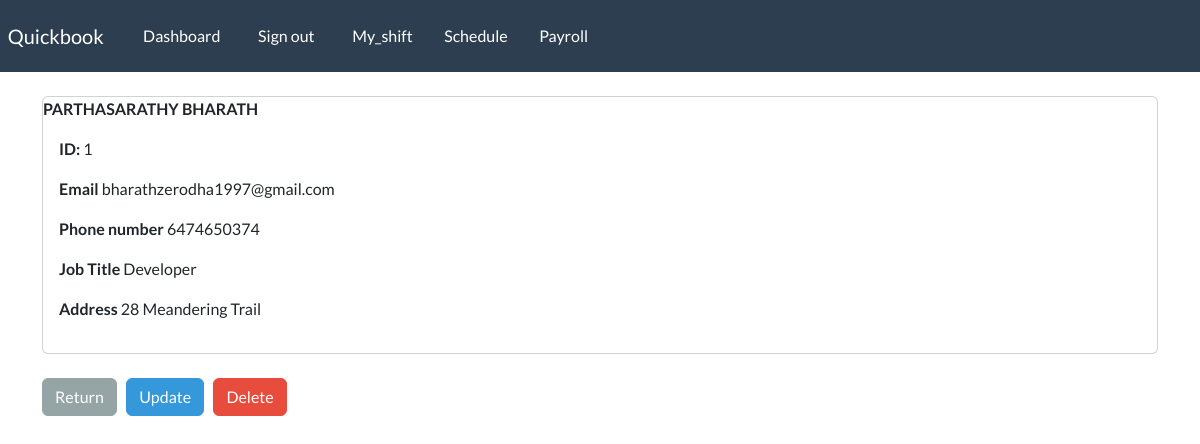
The page /record/1 (signed in) on the database its author committed.
### webapp/models.py (models this page shows, shortened)
class employee_record(models.Model):
    emp_id = models.AutoField(primary_key=True)
    emp_fname = models.CharField(max_length=100)
    emp_lname = models.CharField(max_length=100)
    emp_email = models.CharField(max_length=100)
    emp_phone = models.IntegerField()
    emp_address = models.CharField(max_length=250)
    emp_designation = models.CharField(max_length=100)

### webapp/views.py (the view)
# urls.py: path('record/<int:pk>', views.singular_record, name="record"),
@login_required(login_url='my-login')
def singular_record(request, pk):
     all_record = employee_record.objects.get(emp_id=pk)
     context = {'record': all_record}
     return render(request, 'webapp/view-record.html', context=context)

### webapp/templates/webapp/view-record.html (shortened to what this page needs)
{% extends 'webapp/base.html' %}
{% block content %}
<div class="card">
    <strong>
        {{record.emp_lname|upper}}
        {{record.emp_fname|upper}}
    </strong>
    <div class="card-body">
        <p> <strong> ID: </strong> {{record.emp_id}} </p>
        <p> <strong> Email </strong> {{record.emp_email}} </p>
        <p> <strong> Phone number </strong> {{record.emp_phone}} </p>
        <p> <strong> Job Title </strong> {{record.emp_designation}} </p>
        <p> <strong> Address </strong> {{record.emp_address}} </p>
    </div>
</div>
<br>
    <a href="{% url 'dashboard' %}" class="btn btn-secondary"> Return </a>
    <a href="{% url 'update-record' record.emp_id %}" class="btn btn-info"> Update</a>
    <a href="{% url 'delete-record' record.emp_id %}" class="btn btn-danger"> Delete </a>
{% endblock %}

### rows shown on the page
employee_record: emp_lname "PARTHASARATHY", emp_fname "BHARATH", emp_id "1", emp_email "bharathzerodha1997@gmail.com", emp_phone "6474650374", emp_designation "Developer", emp_address "28 Meandering Trail"
